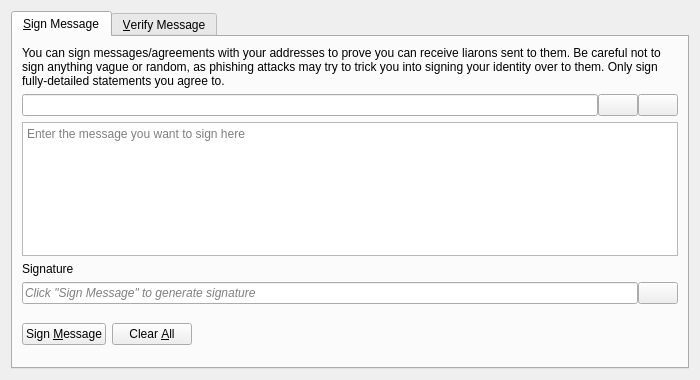
<?xml version="1.0" encoding="UTF-8"?>
<ui version="4.0">
 <class>SignVerifyMessageDialog</class>
 <widget class="QDialog" name="SignVerifyMessageDialog">
  <property name="geometry">
   <rect>
    <x>0</x>
    <y>0</y>
    <width>700</width>
    <height>380</height>
   </rect>
  </property>
  <property name="windowTitle">
   <string>Signatures - Sign / Verify a Message</string>
  </property>
  <property name="modal">
   <bool>true</bool>
  </property>
  <layout class="QVBoxLayout" name="verticalLayout">
   <item>
    <widget class="QTabWidget" name="tabWidget">
     <property name="currentIndex">
      <number>0</number>
     </property>
     <widget class="QWidget" name="tabSignMessage">
      <attribute name="title">
       <string>&amp;Sign Message</string>
      </attribute>
      <layout class="QVBoxLayout" name="verticalLayout_SM">
       <item>
        <widget class="QLabel" name="infoLabel_SM">
         <property name="text">
          <string>You can sign messages/agreements with your addresses to prove you can receive liarons sent to them. Be careful not to sign anything vague or random, as phishing attacks may try to trick you into signing your identity over to them. Only sign fully-detailed statements you agree to.</string>
         </property>
         <property name="textFormat">
          <enum>Qt::PlainText</enum>
         </property>
         <property name="wordWrap">
          <bool>true</bool>
         </property>
        </widget>
       </item>
       <item>
        <layout class="QHBoxLayout" name="horizontalLayout_1_SM">
         <property name="spacing">
          <number>0</number>
         </property>
         <item>
          <widget class="QValidatedLineEdit" name="addressIn_SM">
           <property name="toolTip">
            <string>The Liaron address to sign the message with</string>
           </property>
          </widget>
         </item>
         <item>
          <widget class="QPushButton" name="addressBookButton_SM">
           <property name="toolTip">
            <string>Choose previously used address</string>
           </property>
           <property name="text">
            <string/>
           </property>
           <property name="icon">
            <iconset resource="../bitcoin.qrc">
             <normaloff>:/icons/address-book</normaloff>:/icons/address-book</iconset>
           </property>
           <property name="shortcut">
            <string>Alt+A</string>
           </property>
           <property name="autoDefault">
            <bool>false</bool>
           </property>
          </widget>
         </item>
         <item>
          <widget class="QPushButton" name="pasteButton_SM">
           <property name="toolTip">
            <string>Paste address from clipboard</string>
           </property>
           <property name="text">
            <string/>
           </property>
           <property name="icon">
            <iconset resource="../bitcoin.qrc">
             <normaloff>:/icons/editpaste</normaloff>:/icons/editpaste</iconset>
           </property>
           <property name="shortcut">
            <string>Alt+P</string>
           </property>
           <property name="autoDefault">
            <bool>false</bool>
           </property>
          </widget>
         </item>
        </layout>
       </item>
       <item>
        <widget class="QPlainTextEdit" name="messageIn_SM">
         <property name="toolTip">
          <string>Enter the message you want to sign here</string>
         </property>
         <property name="placeholderText">
          <string>Enter the message you want to sign here</string>
         </property>
        </widget>
       </item>
       <item>
        <widget class="QLabel" name="signatureLabel_SM">
         <property name="text">
          <string>Signature</string>
         </property>
         <property name="textFormat">
          <enum>Qt::PlainText</enum>
         </property>
        </widget>
       </item>
       <item>
        <layout class="QHBoxLayout" name="horizontalLayout_2_SM">
         <property name="spacing">
          <number>0</number>
         </property>
         <item>
          <widget class="QLineEdit" name="signatureOut_SM">
           <property name="placeholderText">
            <string>Click "Sign Message" to generate signature</string>
           </property>
           <property name="font">
            <font>
             <italic>true</italic>
            </font>
           </property>
           <property name="readOnly">
            <bool>true</bool>
           </property>
          </widget>
         </item>
         <item>
          <widget class="QPushButton" name="copySignatureButton_SM">
           <property name="toolTip">
            <string>Copy the current signature to the system clipboard</string>
           </property>
           <property name="text">
            <string/>
           </property>
           <property name="icon">
            <iconset resource="../bitcoin.qrc">
             <normaloff>:/icons/editcopy</normaloff>:/icons/editcopy</iconset>
           </property>
           <property name="autoDefault">
            <bool>false</bool>
           </property>
          </widget>
         </item>
        </layout>
       </item>
       <item>
        <layout class="QHBoxLayout" name="horizontalLayout_3_SM">
         <item>
          <widget class="QPushButton" name="signMessageButton_SM">
           <property name="toolTip">
            <string>Sign the message to prove you own this Liaron address</string>
           </property>
           <property name="text">
            <string>Sign &amp;Message</string>
           </property>
           <property name="icon">
            <iconset resource="../bitcoin.qrc">
             <normaloff>:/icons/edit</normaloff>:/icons/edit</iconset>
           </property>
           <property name="autoDefault">
            <bool>false</bool>
           </property>
          </widget>
         </item>
         <item>
          <widget class="QPushButton" name="clearButton_SM">
           <property name="toolTip">
            <string>Reset all sign message fields</string>
           </property>
           <property name="text">
            <string>Clear &amp;All</string>
           </property>
           <property name="icon">
            <iconset resource="../bitcoin.qrc">
             <normaloff>:/icons/remove</normaloff>:/icons/remove</iconset>
           </property>
           <property name="autoDefault">
            <bool>false</bool>
           </property>
          </widget>
         </item>
         <item>
          <spacer name="horizontalSpacer_1_SM">
           <property name="orientation">
            <enum>Qt::Horizontal</enum>
           </property>
           <property name="sizeHint" stdset="0">
            <size>
             <width>40</width>
             <height>48</height>
            </size>
           </property>
          </spacer>
         </item>
         <item>
          <widget class="QLabel" name="statusLabel_SM">
           <property name="font">
            <font>
             <weight>75</weight>
             <bold>true</bold>
            </font>
           </property>
           <property name="text">
            <string/>
           </property>
           <property name="wordWrap">
            <bool>true</bool>
           </property>
          </widget>
         </item>
         <item>
          <spacer name="horizontalSpacer_2_SM">
           <property name="orientation">
            <enum>Qt::Horizontal</enum>
           </property>
           <property name="sizeHint" stdset="0">
            <size>
             <width>40</width>
             <height>48</height>
            </size>
           </property>
          </spacer>
         </item>
        </layout>
       </item>
      </layout>
     </widget>
     <widget class="QWidget" name="tabVerifyMessage">
      <attribute name="title">
       <string>&amp;Verify Message</string>
      </attribute>
      <layout class="QVBoxLayout" name="verticalLayout_VM">
       <item>
        <widget class="QLabel" name="infoLabel_VM">
         <property name="text">
          <string>Enter the receiver's address, message (ensure you copy line breaks, spaces, tabs, etc. exactly) and signature below to verify the message. Be careful not to read more into the signature than what is in the signed message itself, to avoid being tricked by a man-in-the-middle attack. Note that this only proves the signing party receives with the address, it cannot prove sendership of any transaction!</string>
         </property>
         <property name="textFormat">
          <enum>Qt::PlainText</enum>
         </property>
         <property name="alignment">
          <set>Qt::AlignLeading|Qt::AlignLeft|Qt::AlignTop</set>
         </property>
         <property name="wordWrap">
          <bool>true</bool>
         </property>
        </widget>
       </item>
       <item>
        <layout class="QHBoxLayout" name="horizontalLayout_1_VM">
         <property name="spacing">
          <number>0</number>
         </property>
         <item>
          <widget class="QValidatedLineEdit" name="addressIn_VM">
           <property name="toolTip">
            <string>The Liaron address the message was signed with</string>
           </property>
          </widget>
         </item>
         <item>
          <widget class="QPushButton" name="addressBookButton_VM">
           <property name="toolTip">
            <string>Choose previously used address</string>
           </property>
           <property name="text">
            <string/>
           </property>
           <property name="icon">
            <iconset resource="../bitcoin.qrc">
             <normaloff>:/icons/address-book</normaloff>:/icons/address-book</iconset>
           </property>
           <property name="shortcut">
            <string>Alt+A</string>
           </property>
           <property name="autoDefault">
            <bool>false</bool>
           </property>
          </widget>
         </item>
        </layout>
       </item>
       <item>
        <widget class="QPlainTextEdit" name="messageIn_VM">
          <property name="toolTip">
            <string>The signed message to verify</string>
          </property>
          <property name="placeholderText">
            <string>The signed message to verify</string>
          </property>
        </widget>
       </item>
       <item>
        <widget class="QValidatedLineEdit" name="signatureIn_VM">
          <property name="toolTip">
            <string>The signature given when the message was signed</string>
          </property>
          <property name="placeholderText">
            <string>The signature given when the message was signed</string>
          </property>
        </widget>
       </item>
       <item>
        <layout class="QHBoxLayout" name="horizontalLayout_2_VM">
         <item>
          <widget class="QPushButton" name="verifyMessageButton_VM">
           <property name="toolTip">
            <string>Verify the message to ensure it was signed with the specified Liaron address</string>
           </property>
           <property name="text">
            <string>Verify &amp;Message</string>
           </property>
           <property name="icon">
            <iconset resource="../bitcoin.qrc">
             <normaloff>:/icons/transaction_0</normaloff>:/icons/transaction_0</iconset>
           </property>
           <property name="autoDefault">
            <bool>false</bool>
           </property>
          </widget>
         </item>
         <item>
          <widget class="QPushButton" name="clearButton_VM">
           <property name="toolTip">
            <string>Reset all verify message fields</string>
           </property>
           <property name="text">
            <string>Clear &amp;All</string>
           </property>
           <property name="icon">
            <iconset resource="../bitcoin.qrc">
             <normaloff>:/icons/remove</normaloff>:/icons/remove</iconset>
           </property>
           <property name="autoDefault">
            <bool>false</bool>
           </property>
          </widget>
         </item>
         <item>
          <spacer name="horizontalSpacer_1_VM">
           <property name="orientation">
            <enum>Qt::Horizontal</enum>
           </property>
           <property name="sizeHint" stdset="0">
            <size>
             <width>40</width>
             <height>48</height>
            </size>
           </property>
          </spacer>
         </item>
         <item>
          <widget class="QLabel" name="statusLabel_VM">
           <property name="font">
            <font>
             <weight>75</weight>
             <bold>true</bold>
            </font>
           </property>
           <property name="text">
            <string/>
           </property>
           <property name="wordWrap">
            <bool>true</bool>
           </property>
          </widget>
         </item>
         <item>
          <spacer name="horizontalSpacer_2_VM">
           <property name="orientation">
            <enum>Qt::Horizontal</enum>
           </property>
           <property name="sizeHint" stdset="0">
            <size>
             <width>40</width>
             <height>48</height>
            </size>
           </property>
          </spacer>
         </item>
        </layout>
       </item>
      </layout>
     </widget>
    </widget>
   </item>
  </layout>
 </widget>
 <customwidgets>
  <customwidget>
   <class>QValidatedLineEdit</class>
   <extends>QLineEdit</extends>
   <header>qt/qvalidatedlineedit.h</header>
  </customwidget>
 </customwidgets>
 <resources>
  <include location="../bitcoin.qrc"/>
 </resources>
 <connections/>
</ui>
